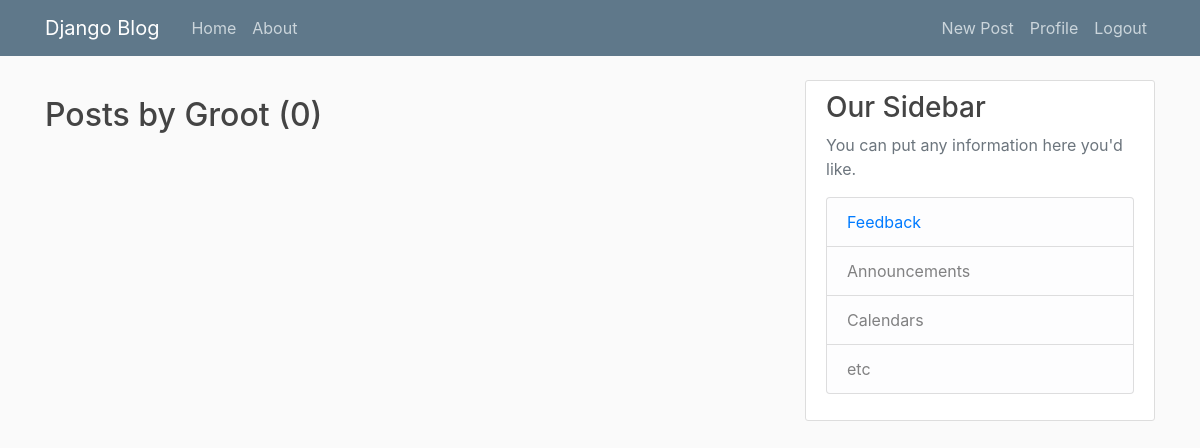
The page /user/Groot (signed in) on the database as committed earlier.
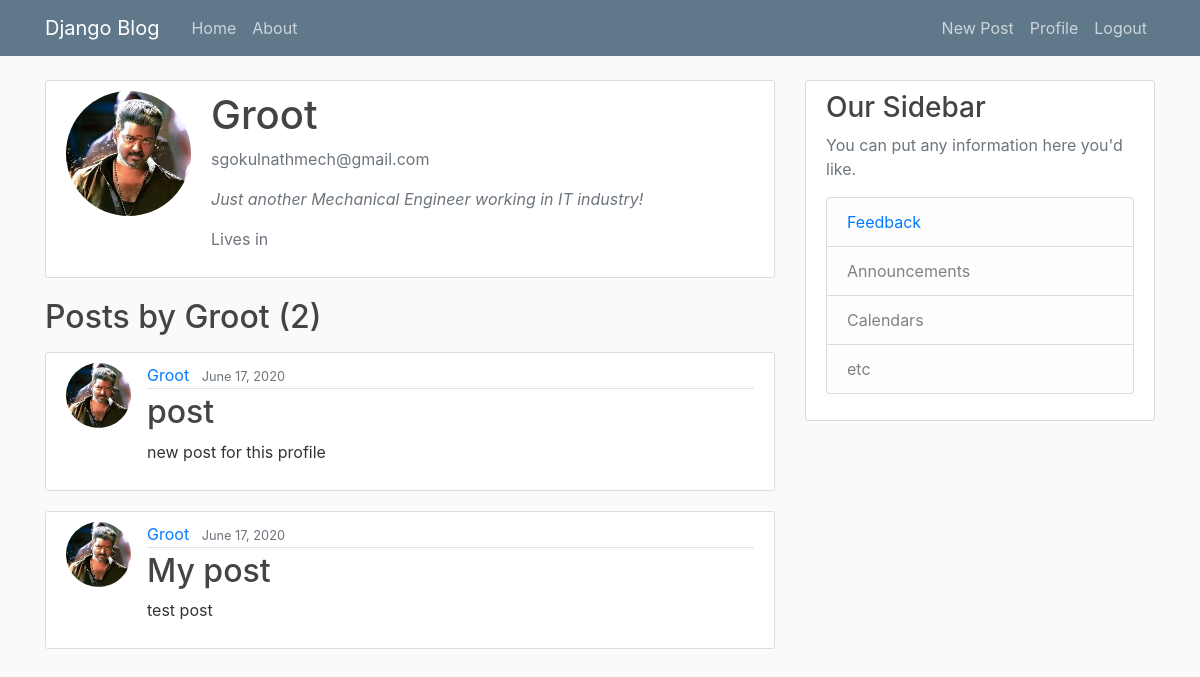
The same page on the database as committed later.
### blog/models.py (models this page shows, shortened)
class Post(models.Model):
	title = models.CharField(max_length=100)
	content = models.TextField()
	date_posted = models.DateTimeField(default=timezone.now)
	author = models.ForeignKey(User, on_delete=models.CASCADE)

### users/models.py (models this page shows, shortened)
class Profile(models.Model):
    user = models.OneToOneField(User, on_delete=models.CASCADE)
    bio = models.TextField(default='')
    lives_in = models.CharField(max_length=30,default='')
    image = models.ImageField(default='default.jpg', upload_to='profile_pics')

### blog/views.py (the view)
# urls.py: path('user/<str:username>', UserPostListView.as_view(), name='user-posts'),
class UserPostListView(LoginRequiredMixin, ListView):
	model = Post
	template_name = 'blog/user_posts.html'
	context_object_name = 'posts'
	paginate_by = 5
	def get_queryset(self):
		user = get_object_or_404(User, username=self.kwargs.get('username'))
		return Post.objects.filter(author=user).order_by('-date_posted')

### blog/templates/blog/user_posts.html (shortened to what this page needs)
{% extends "blog/base.html" %}
{% block content %}
    {% for post in posts %}
      {% if forloop.first %}
        <div class="media media content-section">
          <img class="rounded-circle account-img" src="{{ post.author.profile.image.url }}">
          <div class="media-body">
            <h2 class="account-heading">{{ post.author }}</h2>
            <p class="text-secondary">{{ post.author.email }}</p>
            <p class="text-secondary"><em>{{ post.author.profile.bio }}</em></p>
            <p class="text-secondary">Lives in <strong><em>{{ user.profile.lives_in }}</em></strong></p>
          </div>
        </div>
      {% endif %}
    {% endfor %}
    <h2 class="mb-3">Posts by {{ view.kwargs.username }} ({{ page_obj.paginator.count }})</h2>
    {% for post in posts %}
        <article class="media content-section">
          <img class="rounded-circle article-img" src="{{ post.author.profile.image.url }}">
          <div class="media-body">
            <div class="article-metadata">
              <a class="mr-2" href="{% url 'user-posts' post.author.username %}">{{ post.author }}</a>
              <small class="text-muted">{{ post.date_posted|date:"F d, Y" }}</small>
            </div>
            <h2><a class="article-title" href="{% url 'post-detail' post.id %}">{{ post.title }}</a></h2>
            <p class="article-content">{{ post.content }}</p>
          </div>
        </article>
    {% endfor %}
{% endblock content %}

### blog/templates/blog/base.html (shortened to what this page needs)
{% load static %}
<!DOCTYPE html>
<html>
<head>
    <link rel="stylesheet" href="https://stackpath.bootstrapcdn.com/bootstrap/4.5.0/css/bootstrap.min.css">
<link rel="stylesheet" type="text/css" href="{% static 'blog/main.css' %}">
</head>
<body>
	<header class="site-header">
	  <nav class="navbar navbar-expand-md navbar-dark bg-steel fixed-top">
	    <div class="container">
	      <a class="navbar-brand mr-4" href="{% url 'blog-home' %}">Django Blog</a>
	      <div class="collapse navbar-collapse" id="navbarToggle">
	        <div class="navbar-nav mr-auto">
	          <a class="nav-item nav-link" href="{% url 'blog-home' %}">Home</a>
	          <a class="nav-item nav-link" href="{% url 'blog-about' %}">About</a>
	        </div>
	        <div class="navbar-nav">
	        	{% if user.is_authenticated %}
	        		<a class="nav-item nav-link" href="{% url 'post-create' %}">New Post</a>
	        		<a class="nav-item nav-link" href="{% url 'profile' %}">Profile</a>
	        		<a class="nav-item nav-link" href="{% url 'logout' %}">Logout</a>
	        	{% else %}
		          	<a class="nav-item nav-link" href="{% url 'login' %}">Login</a>
		          	<a class="nav-item nav-link" href="{% url 'register' %}">Register</a>
		        {% endif %}
	        </div>
	      </div>
	    </div>
	  </nav>
	</header>
	<main role="main" class="container">
	  <div class="row">
	    <div class="col-md-8">
	      {% block content %}{% endblock %}
	    </div>
	    <div class="col-md-4">
	      <div class="content-section">
	        <h3>Our Sidebar</h3>
	        <p class='text-muted'>You can put any information here you'd like.
	          <ul class="list-group">
	            <li class="list-group-item list-group-item-light"><a href="{% url 'feedback' %}">Feedback</a></li>
	            <li class="list-group-item list-group-item-light">Announcements</li>
	            <li class="list-group-item list-group-item-light">Calendars</li>
	            <li class="list-group-item list-group-item-light">etc</li>
	          </ul>
	        </p>
	      </div>
	    </div>
	  </div>
	</main>
</body>
</html>

### blog/static/blog/main.css (style rules this page uses)
body { background: #fafafa; color: #333333; margin-top: 5rem; }
h1, h2, h3, h4, h5, h6 { color: #444444; }
ul { margin: 0; }
.bg-steel { background-color: #5f788a; }
.site-header .navbar-nav .nav-link { color: #cbd5db; }
.content-section { background: #ffffff; padding: 10px 20px; border: 1px solid #dddddd; border-radius: 3px; margin-bottom: 20px; }
.article-title { color: #444444; }
.article-content { white-space: pre-line; }
.article-img { height: 65px; width: 65px; margin-right: 16px; }
.article-metadata { padding-bottom: 1px; margin-bottom: 4px; border-bottom: 1px solid #e3e3e3 }
.account-img { height: 125px; width: 125px; margin-right: 20px; margin-bottom: 16px; }
.account-heading { font-size: 2.5rem; }

Rows that differ between the two databases and show on the page:
added Post: author.profile.image (picture), author "Groot", author.email "sgokulnathmech@gmail.com", author.profile.bio "Just another Mechanical Engineer working in IT industry!", date_posted "June 17, 2020", title "post", content "new post for this profile"
added Post: author.profile.image (picture), author "Groot", date_posted "June 17, 2020", title "My post", content "test post", shown under "Posts by Groot (2)"
Other text that changed with them:
{{ page_obj.paginator.count }}: "0" → "2"
